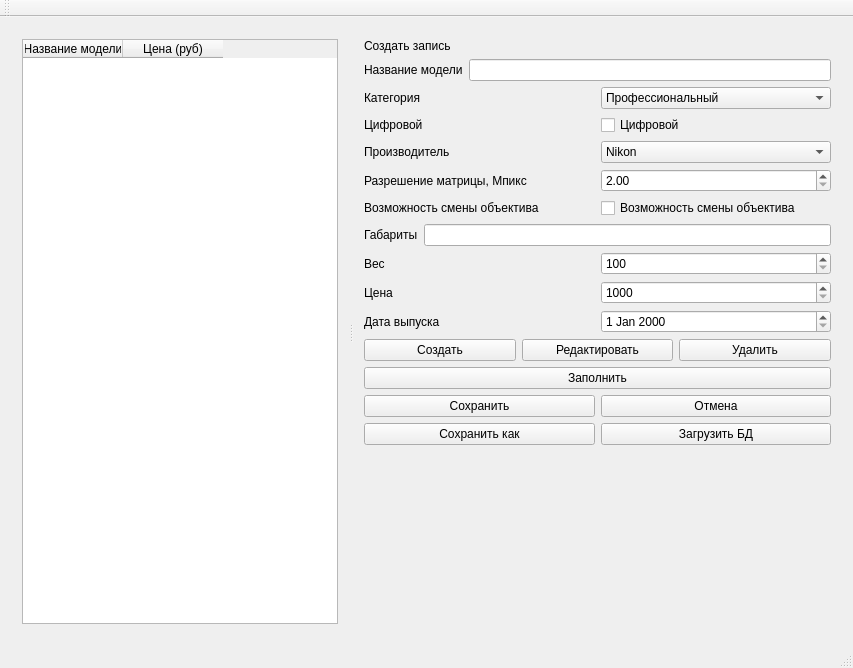
<?xml version="1.0" encoding="UTF-8"?>
<ui version="4.0">
 <class>MainWindow</class>
 <widget class="QMainWindow" name="MainWindow">
  <property name="geometry">
   <rect>
    <x>0</x>
    <y>0</y>
    <width>853</width>
    <height>668</height>
   </rect>
  </property>
  <property name="windowTitle">
   <string>MainWindow</string>
  </property>
  <widget class="QWidget" name="centralWidget">
   <layout class="QGridLayout" name="gridLayout">
    <item row="0" column="0">
     <widget class="QSplitter" name="splitter">
      <property name="orientation">
       <enum>Qt::Horizontal</enum>
      </property>
      <widget class="QWidget" name="layoutWidget">
       <layout class="QHBoxLayout" name="horizontalLayout_3">
        <item>
         <layout class="QVBoxLayout" name="verticalLayout_2">
          <item>
           <widget class="QTableWidget" name="spisok">
            <property name="minimumSize">
             <size>
              <width>200</width>
              <height>200</height>
             </size>
            </property>
            <property name="styleSheet">
             <string notr="true"/>
            </property>
            <column>
             <property name="text">
              <string>Название модели</string>
             </property>
            </column>
            <column>
             <property name="text">
              <string>Цена (руб)</string>
             </property>
            </column>
           </widget>
          </item>
          <item>
           <layout class="QHBoxLayout" name="horizontalLayout"/>
          </item>
         </layout>
        </item>
       </layout>
      </widget>
      <widget class="QWidget" name="layoutWidget">
       <layout class="QVBoxLayout" name="verticalLayout_3">
        <item>
         <layout class="QVBoxLayout" name="verticalLayout">
          <item>
           <widget class="QLabel" name="label">
            <property name="text">
             <string>Создать запись</string>
            </property>
           </widget>
          </item>
          <item>
           <layout class="QHBoxLayout" name="horizontalLayout_4">
            <item>
             <widget class="QLabel" name="label_2">
              <property name="text">
               <string>Название модели</string>
              </property>
             </widget>
            </item>
            <item>
             <widget class="QLineEdit" name="nameOfModel">
              <property name="text">
               <string/>
              </property>
             </widget>
            </item>
           </layout>
          </item>
          <item>
           <layout class="QHBoxLayout" name="horizontalLayout_5">
            <item>
             <widget class="QLabel" name="label_3">
              <property name="text">
               <string>Категория</string>
              </property>
             </widget>
            </item>
            <item>
             <widget class="QComboBox" name="category">
              <item>
               <property name="text">
                <string>Профессиональный</string>
               </property>
              </item>
              <item>
               <property name="text">
                <string>Любительский</string>
               </property>
              </item>
              <item>
               <property name="text">
                <string>Полупрофессиональный</string>
               </property>
              </item>
             </widget>
            </item>
           </layout>
          </item>
          <item>
           <layout class="QHBoxLayout" name="horizontalLayout_6">
            <item>
             <widget class="QLabel" name="label_4">
              <property name="text">
               <string>Цифровой</string>
              </property>
             </widget>
            </item>
            <item>
             <widget class="QCheckBox" name="analogOrNot">
              <property name="text">
               <string>Цифровой</string>
              </property>
             </widget>
            </item>
           </layout>
          </item>
          <item>
           <layout class="QHBoxLayout" name="horizontalLayout_7">
            <item>
             <widget class="QLabel" name="label_5">
              <property name="text">
               <string>Производитель</string>
              </property>
             </widget>
            </item>
            <item>
             <widget class="QComboBox" name="producer">
              <item>
               <property name="text">
                <string>Nikon</string>
               </property>
              </item>
              <item>
               <property name="text">
                <string>Panasonic</string>
               </property>
              </item>
              <item>
               <property name="text">
                <string>Sony</string>
               </property>
              </item>
              <item>
               <property name="text">
                <string>Canon</string>
               </property>
              </item>
              <item>
               <property name="text">
                <string>Olympus</string>
               </property>
              </item>
              <item>
               <property name="text">
                <string>Зенит</string>
               </property>
              </item>
             </widget>
            </item>
           </layout>
          </item>
          <item>
           <layout class="QHBoxLayout" name="horizontalLayout_8">
            <item>
             <widget class="QLabel" name="label_6">
              <property name="text">
               <string>Разрешение матрицы, Мпикс</string>
              </property>
             </widget>
            </item>
            <item>
             <widget class="QDoubleSpinBox" name="matrixResolution">
              <property name="minimum">
               <double>2.000000000000000</double>
              </property>
              <property name="maximum">
               <double>20.000000000000000</double>
              </property>
             </widget>
            </item>
           </layout>
          </item>
          <item>
           <layout class="QHBoxLayout" name="horizontalLayout_9">
            <item>
             <widget class="QLabel" name="label_7">
              <property name="text">
               <string>Возможность смены объектива</string>
              </property>
             </widget>
            </item>
            <item>
             <widget class="QCheckBox" name="changeLens">
              <property name="text">
               <string>Возможность смены объектива</string>
              </property>
             </widget>
            </item>
           </layout>
          </item>
          <item>
           <layout class="QHBoxLayout" name="horizontalLayout_10">
            <item>
             <widget class="QLabel" name="label_8">
              <property name="text">
               <string>Габариты</string>
              </property>
             </widget>
            </item>
            <item>
             <widget class="QLineEdit" name="size">
              <property name="text">
               <string/>
              </property>
             </widget>
            </item>
           </layout>
          </item>
          <item>
           <layout class="QHBoxLayout" name="horizontalLayout_11">
            <item>
             <widget class="QLabel" name="label_9">
              <property name="text">
               <string>Вес</string>
              </property>
             </widget>
            </item>
            <item>
             <widget class="QSpinBox" name="weight">
              <property name="minimum">
               <number>100</number>
              </property>
              <property name="maximum">
               <number>8000</number>
              </property>
             </widget>
            </item>
           </layout>
          </item>
          <item>
           <layout class="QHBoxLayout" name="horizontalLayout_12">
            <item>
             <widget class="QLabel" name="label_10">
              <property name="text">
               <string>Цена</string>
              </property>
             </widget>
            </item>
            <item>
             <widget class="QSpinBox" name="cost">
              <property name="minimum">
               <number>1000</number>
              </property>
              <property name="maximum">
               <number>150000</number>
              </property>
             </widget>
            </item>
           </layout>
          </item>
          <item>
           <layout class="QHBoxLayout" name="horizontalLayout_13">
            <item>
             <widget class="QLabel" name="label_11">
              <property name="text">
               <string>Дата выпуска</string>
              </property>
             </widget>
            </item>
            <item>
             <widget class="QDateEdit" name="date"/>
            </item>
           </layout>
          </item>
          <item>
           <layout class="QHBoxLayout" name="horizontalLayout_2">
            <item>
             <widget class="QPushButton" name="createBtn">
              <property name="text">
               <string>Создать</string>
              </property>
             </widget>
            </item>
            <item>
             <widget class="QPushButton" name="editBtn">
              <property name="text">
               <string>Редактировать</string>
              </property>
             </widget>
            </item>
            <item>
             <widget class="QPushButton" name="deleteBtn">
              <property name="text">
               <string>Удалить</string>
              </property>
             </widget>
            </item>
           </layout>
          </item>
          <item>
           <widget class="QPushButton" name="filling">
            <property name="text">
             <string>Заполнить</string>
            </property>
           </widget>
          </item>
          <item>
           <layout class="QHBoxLayout" name="horizontalLayout_14">
            <item>
             <widget class="QPushButton" name="saveBtn">
              <property name="text">
               <string>Сохранить</string>
              </property>
             </widget>
            </item>
            <item>
             <widget class="QPushButton" name="denied">
              <property name="text">
               <string>Отмена</string>
              </property>
             </widget>
            </item>
           </layout>
          </item>
          <item>
           <layout class="QHBoxLayout" name="horizontalLayout_15">
            <item>
             <widget class="QPushButton" name="saveUsBtn">
              <property name="text">
               <string>Сохранить как</string>
              </property>
             </widget>
            </item>
            <item>
             <widget class="QPushButton" name="loadBtn">
              <property name="text">
               <string>Загрузить БД</string>
              </property>
             </widget>
            </item>
           </layout>
          </item>
          <item>
           <spacer name="verticalSpacer">
            <property name="orientation">
             <enum>Qt::Vertical</enum>
            </property>
            <property name="sizeHint" stdset="0">
             <size>
              <width>20</width>
              <height>40</height>
             </size>
            </property>
           </spacer>
          </item>
         </layout>
        </item>
       </layout>
      </widget>
     </widget>
    </item>
   </layout>
  </widget>
  <widget class="QMenuBar" name="menuBar">
   <property name="geometry">
    <rect>
     <x>0</x>
     <y>0</y>
     <width>853</width>
     <height>20</height>
    </rect>
   </property>
  </widget>
  <widget class="QToolBar" name="mainToolBar">
   <attribute name="toolBarArea">
    <enum>TopToolBarArea</enum>
   </attribute>
   <attribute name="toolBarBreak">
    <bool>false</bool>
   </attribute>
  </widget>
  <widget class="QStatusBar" name="statusBar"/>
 </widget>
 <layoutdefault spacing="6" margin="11"/>
 <resources/>
 <connections/>
</ui>
